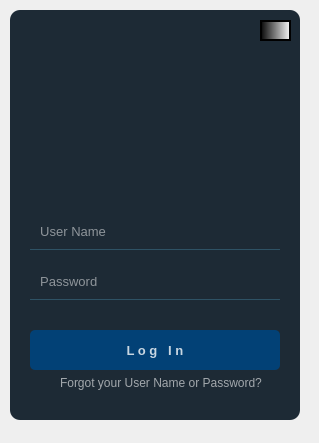
<?xml version="1.0" encoding="UTF-8"?>
<ui version="4.0">
 <class>Form</class>
 <widget class="QWidget" name="Form">
  <property name="geometry">
   <rect>
    <x>0</x>
    <y>0</y>
    <width>319</width>
    <height>443</height>
   </rect>
  </property>
  <property name="windowTitle">
   <string>Form</string>
  </property>
  <property name="styleSheet">
   <string notr="true">QPushButton#pushButton{
background-color:rgba(2, 65, 118, 255);
color:rgba(255, 255, 255, 200);
border-radius:5px;
}
QPushButton#pushButton:pressed{
padding-left:5px;
padding-top:5px;
background-color:rgba(2, 65, 118, 100);
background-position:calc(100% - 10px)center;
}
QPushButton#pushButton:hover{
background-color:rgba(2, 65, 118, 200);
}</string>
  </property>
  <widget class="QWidget" name="widget" native="true">
   <property name="geometry">
    <rect>
     <x>10</x>
     <y>10</y>
     <width>290</width>
     <height>410</height>
    </rect>
   </property>
   <widget class="QLabel" name="label">
    <property name="geometry">
     <rect>
      <x>0</x>
      <y>0</y>
      <width>290</width>
      <height>410</height>
     </rect>
    </property>
    <property name="styleSheet">
     <string notr="true">background-color:rgba(16, 30, 41, 240);
border-radius:10px;</string>
    </property>
    <property name="text">
     <string/>
    </property>
   </widget>
   <widget class="QLineEdit" name="lineEdit">
    <property name="geometry">
     <rect>
      <x>20</x>
      <y>210</y>
      <width>250</width>
      <height>30</height>
     </rect>
    </property>
    <property name="font">
     <font>
      <pointsize>10</pointsize>
     </font>
    </property>
    <property name="styleSheet">
     <string notr="true">background-color:rgba(0, 0, 0, 0);
border:1px solid rgba(0, 0, 0, 0);
border-bottom-color:rgba(46, 82, 101, 255);
color:rgb(255, 255, 255);
padding-bottom:7px</string>
    </property>
    <property name="placeholderText">
     <string>  User Name</string>
    </property>
   </widget>
   <widget class="QLineEdit" name="lineEdit_2">
    <property name="geometry">
     <rect>
      <x>20</x>
      <y>260</y>
      <width>250</width>
      <height>30</height>
     </rect>
    </property>
    <property name="font">
     <font>
      <pointsize>10</pointsize>
     </font>
    </property>
    <property name="styleSheet">
     <string notr="true">background-color:rgba(0, 0, 0, 0);
border:1px solid rgba(0, 0, 0, 0);
border-bottom-color:rgba(46, 82, 101, 255);
color:rgb(255, 255, 255);
padding-bottom:7px</string>
    </property>
    <property name="echoMode">
     <enum>QLineEdit::Password</enum>
    </property>
    <property name="placeholderText">
     <string>  Password</string>
    </property>
   </widget>
   <widget class="QPushButton" name="pushButton">
    <property name="geometry">
     <rect>
      <x>20</x>
      <y>320</y>
      <width>250</width>
      <height>40</height>
     </rect>
    </property>
    <property name="font">
     <font>
      <pointsize>10</pointsize>
      <weight>75</weight>
      <bold>true</bold>
     </font>
    </property>
    <property name="text">
     <string>L o g   I n</string>
    </property>
   </widget>
   <widget class="QLabel" name="label_2">
    <property name="geometry">
     <rect>
      <x>60</x>
      <y>39</y>
      <width>171</width>
      <height>141</height>
     </rect>
    </property>
    <property name="font">
     <font>
      <family>dripicons-v2</family>
      <pointsize>70</pointsize>
     </font>
    </property>
    <property name="styleSheet">
     <string notr="true">color:rgba(0, 125, 236, 255);</string>
    </property>
    <property name="text">
     <string/>
    </property>
    <property name="pixmap">
     <pixmap resource="login_resource.qrc">:/new/image/resource_/img/user</pixmap>
    </property>
    <property name="scaledContents">
     <bool>true</bool>
    </property>
    <property name="alignment">
     <set>Qt::AlignCenter</set>
    </property>
   </widget>
   <widget class="QLabel" name="label_3">
    <property name="geometry">
     <rect>
      <x>50</x>
      <y>365</y>
      <width>211</width>
      <height>16</height>
     </rect>
    </property>
    <property name="styleSheet">
     <string notr="true">color:rgba(255, 255, 255, 150);</string>
    </property>
    <property name="text">
     <string>Forgot your User Name or Password?</string>
    </property>
   </widget>
   <widget class="QPushButton" name="pushButton_close">
    <property name="geometry">
     <rect>
      <x>250</x>
      <y>10</y>
      <width>31</width>
      <height>21</height>
     </rect>
    </property>
    <property name="font">
     <font>
      <pointsize>10</pointsize>
      <weight>75</weight>
      <bold>true</bold>
     </font>
    </property>
    <property name="styleSheet">
     <string notr="true">image: url(:/new/icons/resource_/icons/x.svg);
background-color: qlineargradient(spread:pad, x1:0, y1:0, x2:1, y2:0, stop:0 rgba(0, 0, 0, 255), stop:1 rgba(255, 255, 255, 255));
border-radius : 50;
border : 2px solid black;</string>
    </property>
    <property name="text">
     <string/>
    </property>
   </widget>
  </widget>
 </widget>
 <resources>
  <include location="login_resource.qrc"/>
 </resources>
 <connections/>
</ui>
